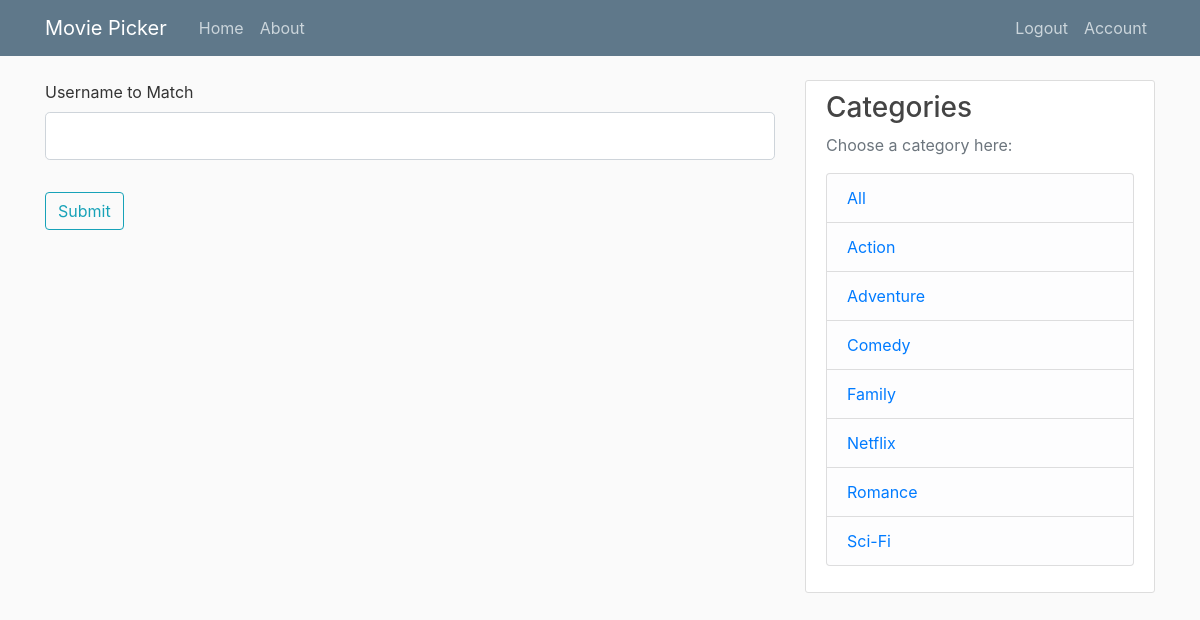
Screenshot of /matches (signed in) with the database file from the repository.
### flask_app/models.py (models this page shows, shortened)
class Category(db.Model):
    id = db.Column(db.Integer, primary_key=True)
    name = db.Column(db.String(40), unique=True, nullable=False)
    movies = db.relationship('Movie', secondary=categories, lazy='subquery', backref=db.backref('categories', lazy=True))
    def __lt__(self, other):
        return self.name < other.name

### flask_app/routes.py (the view, shortened to what this page needs)
@app.route("/matches", methods=['GET', 'POST'])
@login_required
def matches():
	form = MatchForm()
	matches = []
	return render_template('matches.html', form=form, matches=matches, categories=sorted(Category.query.all()))

### flask_app/forms.py
class MatchForm(FlaskForm):
	username_to_match = StringField('Username to Match', validators=[DataRequired()])
	submit = SubmitField('Submit')

### flask_app/models.py (called while the page is built)
@login_manager.user_loader
def load_user(user_id):
    return User.query.get(int(user_id))

### flask_app/templates/matches.html (shortened to what this page needs)
{% extends "layout.html" %}
{% block content %}
  <form method='POST' action=''>
    <fieldset class='form-group'>
      <div class='form-group'>
       {{form.username_to_match.label(class="form-control-label")}}
      {%if form.username_to_match.errors%}
         {{form.username_to_match(class="form-control form-control-lg is-invalid")}}
        <div class="invalid-feedback">
          {%for error in form.username_to_match.errors%}
            <span>{{error}}</span>
          {%endfor%}
        </div>
      {%else%}
        {{form.username_to_match(class="form-control form-control-lg")}}
      {%endif%}
      </div>
    </fieldset>
    <div class='form-group'>
      {{form.submit(class="btn btn-outline-info")}}
    </div>
  </form>
{% endblock content %}

### flask_app/templates/layout.html (shortened to what this page needs)
<!DOCTYPE html>
<html>
<head>
    <link rel="stylesheet" href="https://maxcdn.bootstrapcdn.com/bootstrap/4.0.0/css/bootstrap.min.css">
    <link rel="stylesheet" type="text/css" href="{{ url_for('static', filename='main.css') }}">
</head>
<body>
    <header class="site-header">
      <nav class="navbar navbar-expand-md navbar-dark bg-steel fixed-top">
        <div class="container">
          <a class="navbar-brand mr-4" href="/">Movie Picker</a>
          <div class="collapse navbar-collapse" id="navbarToggle">
            <div class="navbar-nav mr-auto">
              <a class="nav-item nav-link" href="{{url_for('home')}}">Home</a>
              <a class="nav-item nav-link" href="{{url_for('about')}}">About</a>
            </div>
            <div class="navbar-nav">
              {% if current_user.is_authenticated %}
                <a class="nav-item nav-link" href="{{url_for('logout')}}">Logout</a>
                <a class="nav-item nav-link" href="{{url_for('account')}}">Account</a>
              {% else %}
                <a class="nav-item nav-link" href="{{url_for('login')}}">Login</a>
                <a class="nav-item nav-link" href="{{url_for('register')}}">Register</a>
              {% endif %}
            </div>
          </div>
        </div>
      </nav>
    </header>
    <main role="main" class="container">
      <div class="row">
        <div class="col-md-8">
          {% block content %}{% endblock %}
        </div>
        <div class="col-md-4">
          <div class="content-section">
            <h3>Categories</h3>
            <p class='text-muted'>Choose a category here:
              <ul class="list-group">
                <li class="list-group-item list-group-item-light"><a href='/home/'>All</a></li>
                {% for category in categories %}
                <li class="list-group-item list-group-item-light"><a href='/home/{{category.name}}'>{{ category.name }}</a></li>
                {% endfor %}
              </ul>
            </p>
          </div>
        </div>
      </div>
    </main>
</body>
</html>

### flask_app/static/main.css (style rules this page uses)
body { background: #fafafa; color: #333333; margin-top: 5rem; }
h1, h2, h3, h4, h5, h6 { color: #444444; }
.bg-steel { background-color: #5f788a; }
.site-header .navbar-nav .nav-link { color: #cbd5db; }
.content-section { background: #ffffff; padding: 10px 20px; border: 1px solid #dddddd; border-radius: 3px; margin-bottom: 20px; }

### rows the page displays
Category: name "Action"
Category: name "Adventure"
Category: name "Comedy"
Category: name "Family"
Category: name "Netflix"
Category: name "Romance"
Category: name "Sci-Fi"
